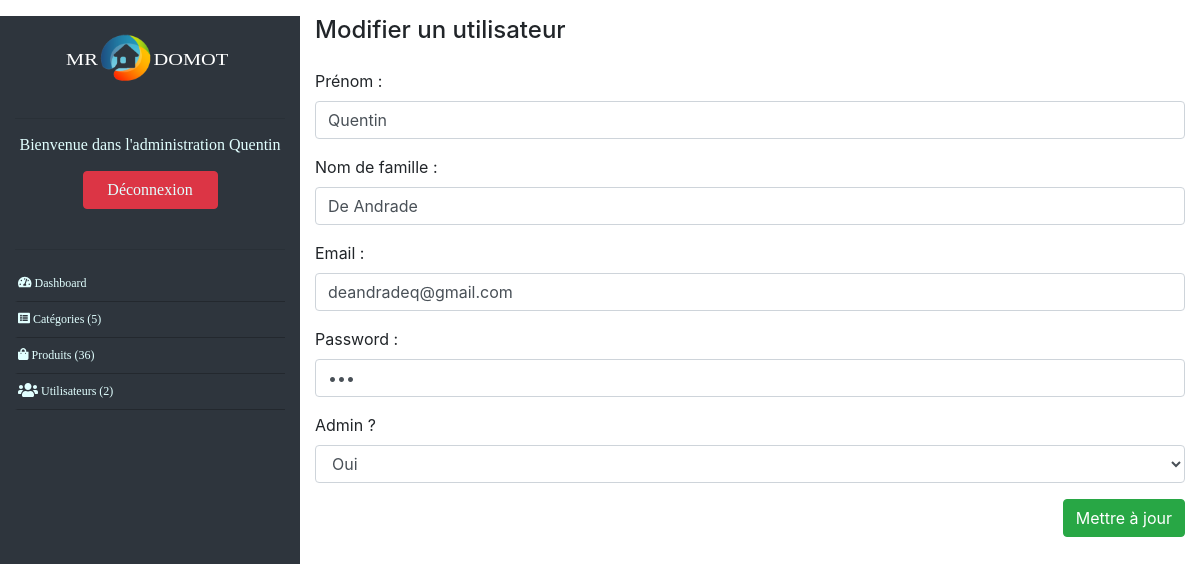
Page /admin/user-form.php?user_id=1&action=edit (signed in) on the committed database.
### tables this page shows
CREATE TABLE `user` (
  `id` int(11) NOT NULL,
  `firstname` varchar(100) NOT NULL,
  `lastname` varchar(100) NOT NULL,
  `email` varchar(255) NOT NULL,
  `password` varchar(255) NOT NULL,
  `is_admin` tinyint(1) DEFAULT NULL,
  `image` varchar(255) NOT NULL
);

### admin/user-form.php (the view, shortened to what this page needs)
<?php
require_once '../tools/_db.php';
if(isset($_GET['user_id']) && isset($_GET['action']) && $_GET['action'] == 'edit'){
	$query = $db->prepare('SELECT * FROM user WHERE id = ?');
    $query->execute(array($_GET['user_id']));
	$user = $query->fetch();
}
?>
<!DOCTYPE html>
<html>
	<head>
		<?php require 'partials/head_assets.php'; ?>
	</head>
	<body class="index-body">
		<div class="container-fluid">
			<div class="row my-3 index-content">
				<?php require 'partials/nav.php'; ?>
				<section class="col-9">
					<header class="pb-3">
						<h4><?php if(isset($user)): ?>Modifier<?php else: ?>Ajouter<?php endif; ?> un utilisateur</h4>
					</header>
					<form action="user-form.php" method="post">
						<div class="form-group">
							<label for="firstname">Prénom :</label>
							<input class="form-control" <?php if(isset($user)): ?>value="<?php echo $user['firstname']?>"<?php endif; ?> type="text" placeholder="Prénom" name="firstname" id="firstname" />
						</div>
						<div class="form-group">
							<label for="lastname">Nom de famille : </label>
							<input class="form-control" <?php if(isset($user)): ?>value="<?php echo $user['lastname']?>"<?php endif; ?> type="text" placeholder="Nom de famille" name="lastname" id="lastname" />
						</div>
						<div class="form-group">
							<label for="email">Email :</label>
							<input class="form-control" <?php if(isset($user)): ?>value="<?php echo $user['email']?>"<?php endif; ?> type="email" placeholder="Email" name="email" id="email" />
						</div>
						<div class="form-group">
							<label for="password">Password : </label>
							<input class="form-control" <?php if(isset($user)): ?>value="<?php echo $user['password']?>"<?php endif; ?> type="password" placeholder="Mot de passe" name="password" id="password" />
						</div>
						<div class="form-group">
							<label for="is_admin"> Admin ?</label>
							<select class="form-control" name="is_admin" id="is_admin">
								<option value="1" <?php if(isset($user) && $user['is_admin'] == 1): ?>selected<?php endif; ?>>Oui</option>
							</select>
						</div>
						<div class="text-right">
							<?php if(isset($user)): ?>
							<input class="btn btn-success" type="submit" name="update" value="Mettre à jour" />
							<?php else: ?>
							<input class="btn btn-success" type="submit" name="save" value="Enregistrer" />
							<?php endif; ?>
						</div>
					</form>
				</section>
			</div>
		</div>
	</body>
</html>

### css/admin.css (style rules this page uses)
body { margin: 0px; padding: 0px; }

### rows in the picture
user: firstname "Quentin", lastname "De Andrade", email "deandradeq@gmail.com", is_admin "Oui"

### other values in the picture
$_SESSION['user'] "Quentin"
$nbCategories "5"
$nbArticles "36"
$nbUsers "2"
